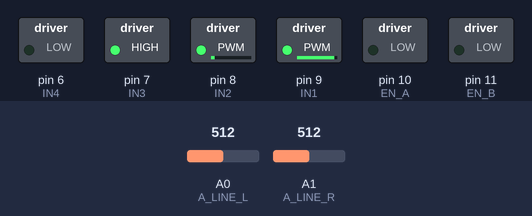
This sketch was run on a simulated Arduino Uno, built with avr-gcc and run on an emulated ATmega328P. On the bench: switched loads named in the sketch (green lamp = pin HIGH). Dashed ring = blinking. Inputs (shaded band) come from the test bench; at power-on: A0 (A_LINE_L) = 512, A1 (A_LINE_R) = 512. What the sketch prints to the serial monitor is not drawn.

Above: at 1.2 s.
1.3 s: A0 (A_LINE_L) set to 261
At 1.9 s:
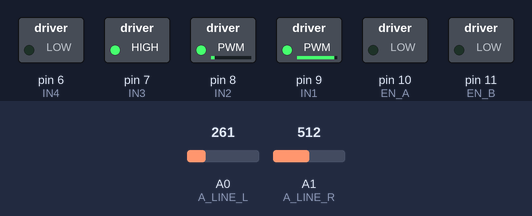
4.3 s: A0 (A_LINE_L) set to 243
At 4.8 s:
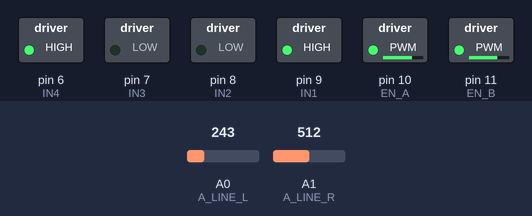
5.8 s: A1 (A_LINE_R) set to 318
7.3 s: A1 (A_LINE_R) set to 300
At 8.1 s:
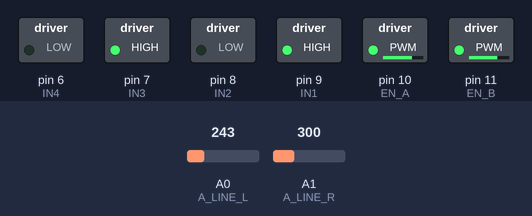
At 8.49 s:
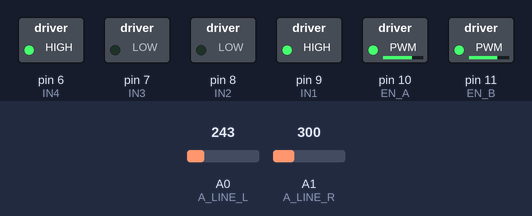
10.3 s: A0 (A_LINE_L) set to 287
13.3 s: A0 (A_LINE_L) set to 316
Timing chart, 0 to 16.3 s (numbered marks = the images above; inputs shaded):
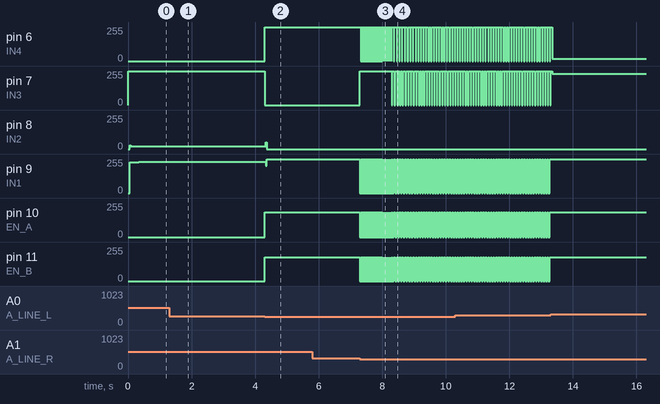

The sketch:

LN_2.ino
```cpp
enum State {
  NORM,
  SEARCH,
  JUNCTION
};

//sources:
//1. https://www.instructables.com/Running-DC-Motor-With-Arduino-Using-L298N-Motor-Dr/
//2. https://mschoeffler.com/2017/11/27/arduino-tutorial-ir-distance-line-tracing-line-tracking-sensor-mh-sensor-series-ky-033-tcrt5000/
//3. https://www.instructables.com/Simple-Arduino-and-HC-SR04-Example/
#define trigPin 13
#define echoPin 12
#define FWD 0
#define REV 1
#define L 2
#define R 3
#define STOP 4
#include <Wire.h>
const int A_LINE_L = A0;
const int A_LINE_R = A1;
const int THRESHOLD_L = 300;
const int THRESHOLD_R = 300;
int L_SPEED = 164;
int R_SPEED = 160;
int R_RATE = 100;
int L_RATE = 100;
//Note that higher values correspond to more light.
//Digital 1 = lots of light
double value_AL;
double value_AR;
const int readings = 16;
double sensorReadings[readings];
int gamble = 0;

//Motor Pins
int EN_A = 10; //Enable pin for first motor
int IN1 = 9; //control pin for first motor (L)
int IN2 = 8; //control pin for first motor (L)
int IN3 = 7; //control pin for second motor (R)
int IN4 = 6; //control pin for second motor (R)
int EN_B = 11; //Enable pin for second motor
//Initializing variables to store data
int trn_cnter_L = 0;
int trn_cnter_R = 0;
int motor_speed;
int motor_speed1;
//MOTOR SPEED FROM 0-255

const double threshold_L = 500;
const double threshold_R = 500;

//timer system
// Global variables
unsigned long lostTimerStart = 0;
bool isTimerRunning = false;
int lastTurnDirection = L; // Initialize with a default direction
//stores direction last correction L = 0, R = 1
int LAST_CORRECTION = 0;


State currentState = NORM;

// Global variables
unsigned long searchPatternStart = 0;
bool isSearchTimerRunning = false;
enum SearchPhase {
  TURNING,
  STOPPING,
  MOVING_FORWARD
};

SearchPhase currentSearchPhase = TURNING;
unsigned long searchPatternTimer = 0;

void setup() {
  Serial.begin(9600);
  pinMode(A_LINE_L, INPUT);
  pinMode(A_LINE_R, INPUT);
  pinMode(trigPin, OUTPUT);
  pinMode(echoPin, INPUT);
  //Initializing the motor pins as output
  pinMode(EN_A, OUTPUT);
  pinMode(IN1, OUTPUT);
  pinMode(IN2, OUTPUT);
  pinMode(IN3, OUTPUT);
  pinMode(IN4, OUTPUT);
  pinMode(EN_B, OUTPUT);

  Serial.println("START");
  // Start the serial communication at 9600 baud rate
}

void loop() {
  value_AL = analogRead(A_LINE_L); // reads the analog input from the IR distance sensor
  value_AR = analogRead(A_LINE_R);

  switch (currentState) {
    case NORM:
      handleNormState();
      break;
    case SEARCH:
      handleSearchState();
      break;
  }
}

void handleNormState() {
  if (isJunctionDetected()) {
    enterJunctionState();
  } else if (needsCourseCorrection()) {
    courseCorrect();
  } else if (isLost()) {
    enterSearchState();
  } else {
    maintainCourse();
  }
}

bool isJunctionDetected() {
  return value_AL > 250 && value_AR > 250;
}


void enterJunctionState() {
  currentState = JUNCTION;
  // Move forward a bit more to ensure it's fully over the junction
  L_SPEED = 180;
  R_SPEED = 180;
  MOTOR_CONTROL(FWD);
  unsigned long moveStartTime = millis();
  while (millis() - moveStartTime < 5) {
    // Wait for 5ms
  }
  startJunctionTurn();
}

void startJunctionTurn() {
  // Set turning speed
  L_SPEED = 184; // Adjust speed as necessary
  R_SPEED = 180; // Adjust speed as necessary

  // Start turning in the last direction
  continueTurn();

  // Now, keep turning until a line is intersected
  while (!isLineIntersected()) {
    // Just keep turning, no forward burst
    continueTurn();
  }

  currentState = NORM; // Return to normal operation
}

void continueTurn() {
  if (lastTurnDirection == L) {
    R_SPEED = 190;
    MOTOR_CONTROL(L);
  } else {
    MOTOR_CONTROL(R);
  }
}


bool isLineIntersected() {
  // Implement logic to determine if either sensor intersects with the line
  // Placeholder implementation
  value_AL = analogRead(A_LINE_L);
  value_AR = analogRead(A_LINE_R);
  return (value_AL > THRESHOLD_L || value_AR > THRESHOLD_R);
}


void handleSearchState() {
  if (findsTrack()) {
    exitSearchState();
  } else {
    searchPattern();
  }
}

bool findsTrack() {
  // Implement logic to detect the track
  // Placeholder implementation - modify according to your sensor setup
  value_AL = analogRead(A_LINE_L);
  value_AR = analogRead(A_LINE_R);
  return (value_AL > THRESHOLD_L || value_AR > THRESHOLD_R);
}

bool needsCourseCorrection() {
  return value_AL > 250 || value_AR > 300;
}

void courseCorrect() {
  if (value_AL > 300) {
    // Course correct left
    turnLeft();
  } else if (value_AR > 350) {
    // Course correct right
    turnRight();
  }
}

void turnLeft() {
  // Implement left turning logic, adjust speeds or angles as needed
  lastTurnDirection = L;
  L_SPEED = 174;
  R_SPEED = 190;
  MOTOR_CONTROL(L);
  // Use non-blocking delay alternative here
  // ...
}

void turnRight() {
  // Implement right turning logic, adjust speeds or angles as needed
  lastTurnDirection = R;
  L_SPEED = 184;
  R_SPEED = 180;
  MOTOR_CONTROL(R);
  // Use non-blocking delay alternative here
  // ...
}

bool isLost() {
  if (!isTimerRunning) {
    lostTimerStart = millis();
    isTimerRunning = true;
  }

  if (value_AL > 300 || value_AR > 300) {
    lostTimerStart = millis(); // Reset timer if either sensor detects the line
    return false;
  } else if (millis() - lostTimerStart > 1000) {
    isTimerRunning = false; // Stop the timer as the robot is now considered lost
    return true;
  }
  return false;
}

unsigned long lastMoveTime = 0;
bool isMoving = true;
const int moveDuration = 10; // Time to move before stopping (in milliseconds)
const int stopDuration = 20; // Time to stop for better detection (in milliseconds)

void maintainCourse() {
  unsigned long currentTime = millis();

  if (isMoving && currentTime - lastMoveTime > moveDuration) {
    MOTOR_CONTROL(STOP); // Stop motors
    isMoving = false;
    lastMoveTime = currentTime;
  } else if (!isMoving && currentTime - lastMoveTime > stopDuration) {
    L_SPEED = 184;
    R_SPEED = 180;
    MOTOR_CONTROL(FWD); // Move forward
    isMoving = true;
    lastMoveTime = currentTime;
  }
}

void enterSearchState() {
  currentState = SEARCH;
  // Implement any initialization for search state
}

unsigned long searchStartTime = 0;
const unsigned long searchTimeout = 4000; // 4 seconds in milliseconds

void searchPattern() {
  unsigned long currentTime = millis();

  // Start the search timer if it's not already running
  if (!isSearchTimerRunning) {
    isSearchTimerRunning = true;
    searchPatternTimer = currentTime;
    searchStartTime = currentTime; // Record the start time of the search
    currentSearchPhase = TURNING;
  }

  // Check if search time has exceeded the timeout
  if (currentTime - searchStartTime >= searchTimeout) {
    // Timeout reached, stop searching
    MOTOR_CONTROL(STOP);
    currentState = NORM; // Return to normal operation or handle timeout as needed
    isSearchTimerRunning = false;
    return; // Exit the function
  }


  switch (currentSearchPhase) {
    case TURNING:
      if (currentTime - searchPatternTimer < 20) {
        // Turn for 20ms
        if (lastTurnDirection == L) {
          MOTOR_CONTROL(L);
        } else {
          MOTOR_CONTROL(R);
        }
      } else {
        // Next, stop for 40ms
        MOTOR_CONTROL(STOP);
        currentSearchPhase = STOPPING;
        searchPatternTimer = currentTime;
      }
      break;

    case STOPPING:
      if (currentTime - searchPatternTimer >= 40) {
        // After stopping, move forward for 20ms
        currentSearchPhase = MOVING_FORWARD;
        searchPatternTimer = currentTime;
      }
      break;

    case MOVING_FORWARD:
      if (currentTime - searchPatternTimer < 20) {
        // Move forward for 20ms
        MOTOR_CONTROL(FWD);
      } else {
        // Cycle complete, return to turning
        MOTOR_CONTROL(STOP);
        currentSearchPhase = TURNING;
        searchPatternTimer = currentTime;
        isSearchTimerRunning = false; // Reset for next cycle
      }
      break;
  }
}


void exitSearchState() {
  currentState = NORM;
  // Implement any cleanup or re-initialization for normal state
}

void MOTOR_CONTROL (int CMD){

  switch(CMD){
    case FWD:
    //go forward
    //LMOTOR CW
    digitalWrite(IN1, HIGH);
    digitalWrite(IN2, LOW);
    //RMOTOR CW
    digitalWrite(IN3, HIGH);
    digitalWrite(IN4, LOW);
    //ENABLE MOTORS
    analogWrite(EN_A,L_SPEED);
    analogWrite(EN_B,R_SPEED);
    break;
    case REV:
    //go backwards
    //LMOTOR CCW
    digitalWrite(IN1, LOW);
    digitalWrite(IN2, HIGH);
    //RMOTOR CCW
    digitalWrite(IN3, LOW);
    digitalWrite(IN4, HIGH);
    //ENABLE MOTORS
    analogWrite(EN_A,L_SPEED);
    analogWrite(EN_B,R_SPEED);
    break;
    case L:
    Serial.println("LEFT");
    //Turn left
    //LMOTOR CCW
    digitalWrite(IN1, LOW);
    digitalWrite(IN2, HIGH);
    //RMOTOR CW
    digitalWrite(IN3, HIGH);
    digitalWrite(IN4, LOW);
    //ENABLE MOTORS
    analogWrite(EN_A,L_SPEED);
    analogWrite(EN_B,R_SPEED);
    break;
    case R:
    Serial.println("RIGHT");
    //Turn right
    //LMOTOR CW
    digitalWrite(IN1, HIGH);
    digitalWrite(IN2, LOW);
    //RMOTOR CCW
    digitalWrite(IN3, LOW);
    digitalWrite(IN4, HIGH);
    //ENABLE MOTORS
    analogWrite(EN_A,L_SPEED);
    analogWrite(EN_B,R_SPEED);
    break;
    case STOP:

    //stop
    digitalWrite(IN1, LOW);
    digitalWrite(IN2, LOW);
    //RMOTOR CCW
    digitalWrite(IN3, HIGH);
    digitalWrite(IN4, HIGH);
    analogWrite(EN_A,0);
    analogWrite(EN_B,0);
    break;
    default:
    //tbd
    break;
  }

}
```

Measured:
- the behaviour switches between 251 and 250 on A0 (A_LINE_L) (found by bisection; images 1 and 2)
- the behaviour switches between 301 and 300 on A1 (A_LINE_R) (found by bisection; images 2 and 3)
- after the input at 1.3 s, pin 10 (EN_A), pin 11 (EN_B): stays 0/255 (without the input it goes to 180/255 after 1.9 s)
- after the input at 4.3 s, pin 6 (IN4): 0/255 → 255/255 at once; pin 7 (IN3): 255/255 → 0/255 at once; pin 8 (IN2): 22/255 → 0/255 at once; pin 9 (IN1): 236/255 → 255/255 at once; pin 10 (EN_A): 0/255 → 184/255 at once
- after the input at 7.3 s, pin 6 (IN4): alternates 255/255 for 0.02 s and 0/255 for 0.01 s, starting at once; pin 7 (IN3): 0/255 → 255/255 at once, then repeats every 0.08 s: 0/255 0.02 s, 255/255 0.06 s
